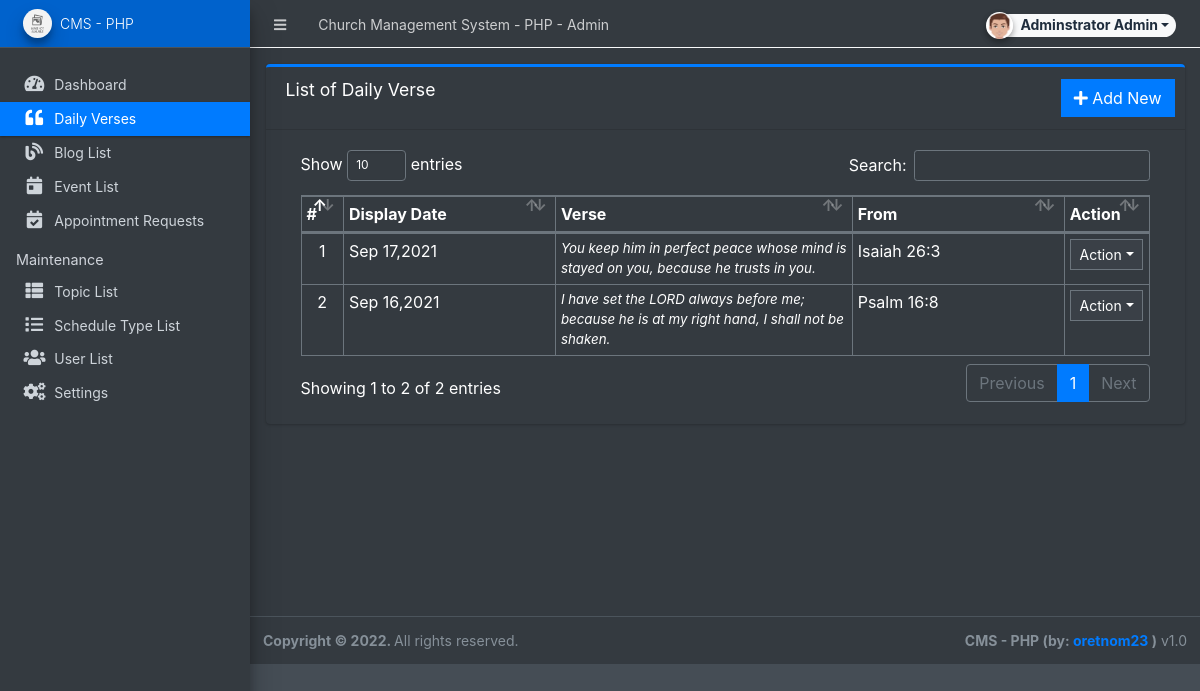
The app's page /admin/?page=daily_verse (signed in) with its own data.
### tables this page shows
CREATE TABLE `daily_verses` (
  `id` int(30) NOT NULL,
  `verse` text NOT NULL,
  `verse_from` text NOT NULL,
  `image_path` text NOT NULL,
  `display_date` date NOT NULL,
  `date_created` datetime NOT NULL DEFAULT current_timestamp(),
  `date_updated` datetime DEFAULT NULL ON UPDATE current_timestamp()
);

### admin/daily_verse/index.php (the view, shortened to what this page needs)
<div class="card card-outline card-primary">
	<div class="card-header">
		<h3 class="card-title">List of Daily Verse</h3>
		<div class="card-tools">
			<a href="?page=daily_verse/manage_daily_verse" class="btn btn-flat btn-primary"><span class="fas fa-plus"></span>  Add New</a>
		</div>
	</div>
	<div class="card-body">
		<div class="container-fluid">
        <div class="container-fluid">
			<table class="table table-bordered table-stripped">
				<colgroup>
					<col width="5%">
					<col width="25%">
					<col width="35%">
					<col width="25%">
					<col width="10%">
				</colgroup>
				<thead>
					<tr>
						<th>#</th>
						<th>Display Date</th>
						<th>Verse</th>
						<th>From</th>
						<th>Action</th>
					</tr>
				</thead>
				<tbody>
					<?php
					$i = 1;
						$qry = $conn->query("SELECT * from `daily_verses` order by unix_timestamp(`display_date`) desc ");
						while($row = $qry->fetch_assoc()):
					?>
						<tr>
							<td class="text-center"><?php echo $i++; ?></td>
							<td><?php echo date("M d,Y",strtotime($row['display_date'])) ?></td>
							<td><p class="m-0 truncate"><?php echo $row['verse'] ?></p></td>
							<td><?php echo $row['verse_from'] ?></td>
							<td align="center">
								 <button type="button" class="btn btn-flat btn-default btn-sm dropdown-toggle dropdown-icon" data-toggle="dropdown">
				                  		Action
				                  </button>
							</td>
						</tr>
					<?php endwhile; ?>
				</tbody>
			</table>
		</div>
		</div>
	</div>
</div>

### records on screen
daily_verses: display_date "Sep 17,2021", verse "You keep him in perfect peace whose mind is stayed on you, because he trusts in you.", verse_from "Isaiah 26:3"
daily_verses: display_date "Sep 16,2021", verse "I have set the LORD always before me; because he is at my right hand, I shall not be shaken.", verse_from "Psalm 16:8"

### other values on screen
$_settings->info('name') "Church Management System - PHP"
$_settings->userdata('firstname').' '.$_settings->userdata('lastname') "Adminstrator Admin"
$_settings->info('short_name') "CMS - PHP"
